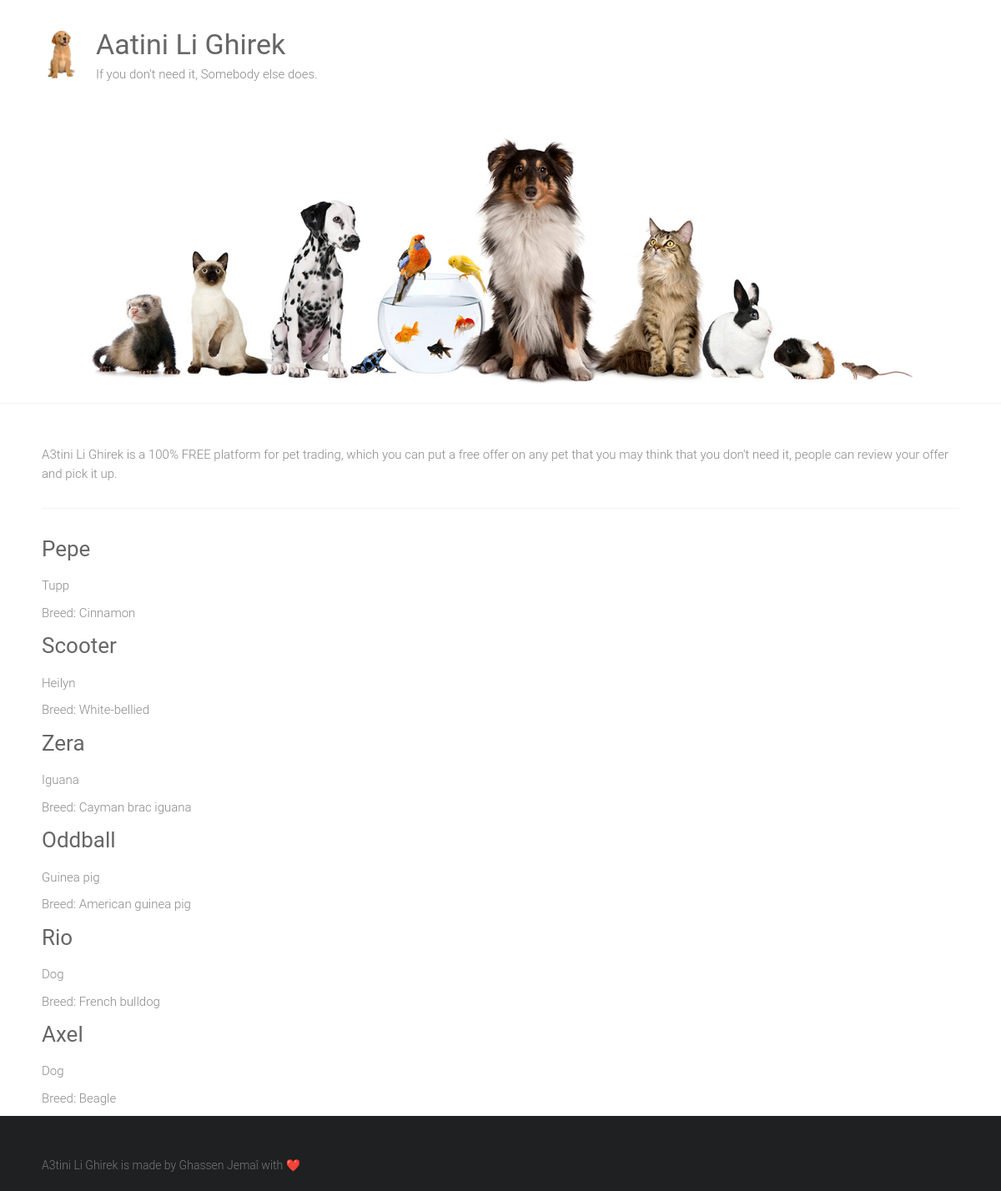
The page / on the database its author committed.
### adopotion/models.py (models this page shows, shortened)
class Pet(models.Model):
    name = models.CharField(max_length=100)
    submitter = models.CharField(max_length=200)
    species = models.CharField(max_length=30)
    breed = models.CharField(max_length=30, blank=True)
    description = models.TextField(blank=True)
    sex = models.CharField(max_length=1, choices=SEX_CHOICES, blank=True)
    submissionDate = models.DateTimeField()
    age = models.IntegerField(null=True)
    vaccinations = models.ManyToManyField('Vaccine', blank=True)

### adopotion/views.py (the view)
# urls.py: path('', views.home, name="home"),
def home(request):
    pets = Pet.objects.all()
    return render(request, 'home_view.html', {'pets': pets})

### adopotion/templates/home_view.html (shortened to what this page needs)
{% extends "base.html" %}
{% block content %}
<div>
    {% for pet in pets %}
        <div class="petname">
            <a href="{% url 'pet_detail' pet.id %}">
            <h3>{{ pet.name | capfirst }}</h3>
            </a>
            <p>{{ pet.species }}</p>
            {% if pet.breed %}
                <p>Breed: {{ pet.breed | capfirst}}</p>
            {% endif %}
        </div>
    {% endfor %}
</div>
{% endblock %}

### adopotion/templates/base.html (shortened to what this page needs)
{%load static%}
<html lang="en-US">
    <head>
        <link rel="stylesheet" id="ample-style-css" href="{% static 'style.css' %}" type="text/css" media="all">
    </head>
    <body class="wide">
        <div id="page" class="hfeed site">
            <header>
                <div class="header">
                    <div class="main-head-wrap inner-wrap clearfix">
                        <div id="header-logo-image">
                            <a href="/">
                                <img src="{%static 'images/logo.png'%}" alt="Aatini Li Ghirek">
                            </a>
                        </div>
                        <div id="header-text" class="">
                            <h1 id="site-title">
                                <a href="/" title="Wisdom Pet Medicine" rel="home">Aatini Li Ghirek</a>
                            </h1>
                            <p>If you don't need it, Somebody else does.</p>
                        </div>
                    </div>
                    <img src="{%static 'images/header.jpg'%}" alt="Aatini Li Ghirek">
                </div>
            </header>
            <div class="main-wrapper">
                <div class="single-page clearfix">
                    <div class="inner-wrap">
                        <p>A3tini Li Ghirek is a 100% FREE platform for pet trading, which you can put a free offer on any pet that you may think that you don't need it, people can review your offer and pick it up.</p>
                        <hr>
                        <div>
                        {% block content%}
                        {% endblock %}
                        </div>
                    </div>
                </div>
            </div>
            <footer id="colophon">
                <div class="inner-wrap">
                    A3tini Li Ghirek is made by Ghassen Jemaî with ❤️
                </div>
            </footer>
        </div>
    </body>
</html>

### static/style.css (style rules this page uses)
html, body, div, span, applet, object, iframe, h1, h2, h3, h4, h5, h6, p, blockquote, pre, a, abbr, acronym, address, big, cite, code, del, dfn, em, font, ins, kbd, q, s, samp, small, strike, strong, sub, sup, tt, var, dl, dt, dd, ol, ul, li, fieldset, form, label, legend, table, caption, tbody, tfoot, thead, tr, th, td { border: 0; font: inherit; font-size: 100%; font-style: inherit; font-weight: inherit; margin: 0; outline: 0; padding: 0; vertical-align: baseline; }
html { overflow-y: scroll; -webkit-text-size-adjust: 100%; -ms-text-size-adjust: 100%; }
article, aside, details, figcaption, figure, footer, header, main, nav, section { display: block; }
h1, h2, h3, h4, h5, h6 { color: #666666; line-height: 1.4; padding-bottom: 15px; font-weight: normal; }
h1 { font-size: 30px; }
h3 { font-size: 26px; }
body, button, input, select, textarea { color: #888888; font-size: 15px; line-height: 1.5; font-family: 'Roboto', sans-serif; font-weight: 300; }
p { color: #888888; font-size: 15px; line-height: 1.5; margin-bottom: 15px; font-weight: 300; }
body { background: #f2f2f2; }
hr { border-color: #f2f2f2; border-style: solid none none; border-width: 1px 0 0; height: 0; margin: 30px 0; }
a { color: #80abc8; text-decoration: none; -webkit-transition: 0.25s ease-in-out; -moz-transition: 0.25s ease-in-out; transition: 0.25s ease-in-out; -ms-transition: 0.25s ease-in-out; -o-transition: 0.25s ease-in-out; }
img { max-width: 100%; height: auto; vertical-align: top; margin-bottom: 18px; }
a img { border: 0; }
.clearfix:after { visibility: hidden; display: block; font-size: 0; content: " "; clear: both; height: 0; }
.clearfix { display: inline-block; }
.clearfix { display: block; }
body { padding-top: 30px; padding-bottom: 30px; }
body.wide { padding-top: 0; padding-bottom: 0; }
#page { background-color: #ffffff; margin: 0 auto; max-width: 1180px; box-shadow: 0 1px 2px 0 rgba(0, 0, 0, 0.1); }
.wide #page { max-width: 100%; }
.inner-wrap { max-width: 1100px; margin: 0 auto; }
.main-head-wrap { padding: 30px 0; }
.header { border-bottom: 1px solid #f2f2f2; }
#header-logo-image { float: left; padding: 5px 20px 5px 0; max-width: 100%; }
#header-logo-image img { margin-bottom: 0px; max-height: 60px; height: auto; width: auto; }
#header-text { float: left; padding-right: 20px; }
#site-title { padding-bottom: 0; }
#site-title a { color: #666666; font-size: 34px; }
.single-page { margin-top: 50px; }
.single-page p { margin-bottom: 10px; }
#colophon { font-size: 14px; clear: both; color: #777; background-color: #1f2021; overflow: hidden; padding: 50px 0 20px; }
#colophon, #colophon p { font-size: 14px; line-height: 1.4; }

### rows shown on the page
Pet: name "Pepe", species "Tupp", breed "Cinnamon"
Pet: name "Scooter", species "Heilyn", breed "White-bellied"
Pet: name "Zera", species "Iguana", breed "Cayman brac iguana"
Pet: name "Oddball", species "Guinea pig", breed "American guinea pig"
Pet: name "Rio", species "Dog", breed "French bulldog"
Pet: name "Axel", species "Dog", breed "Beagle"
